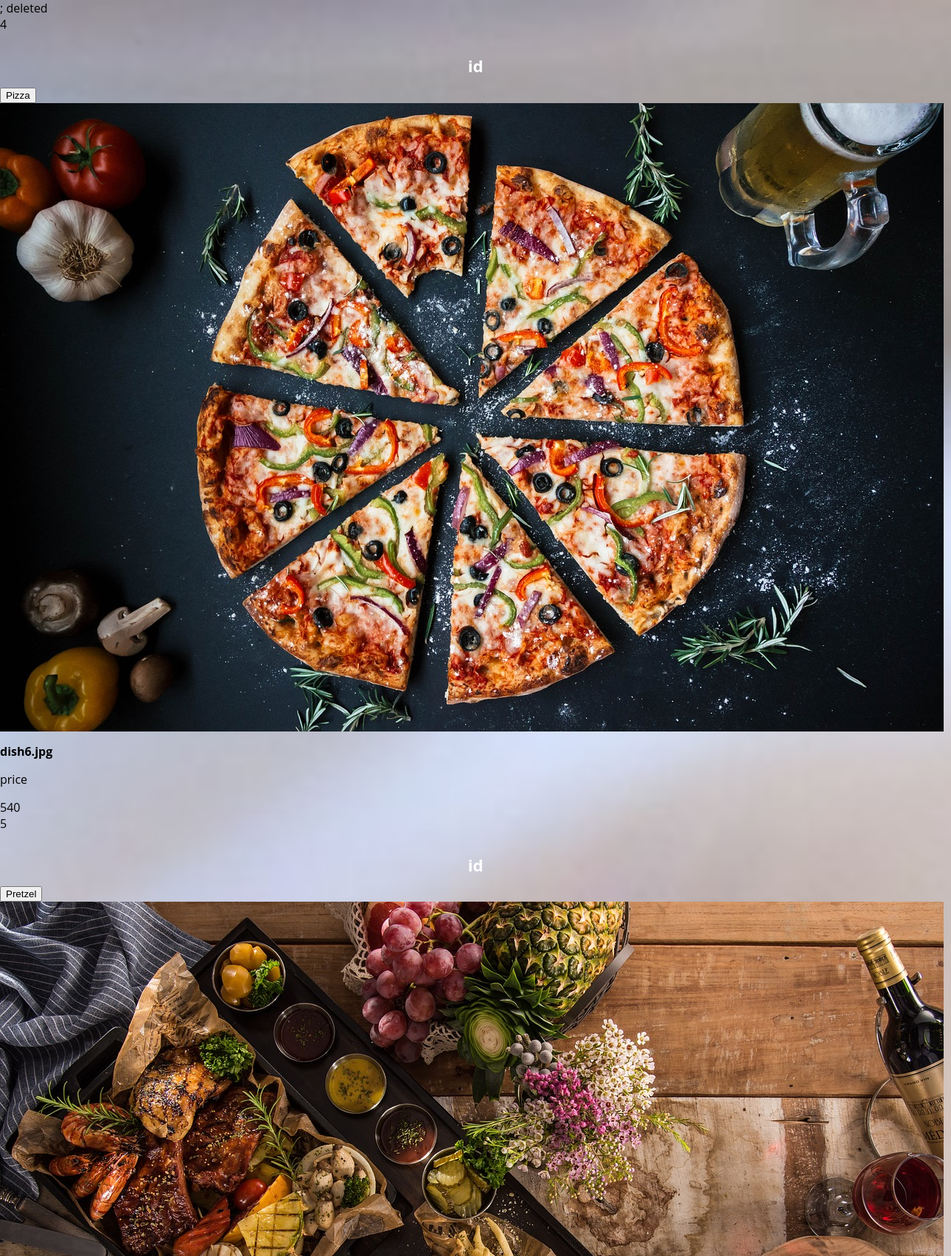
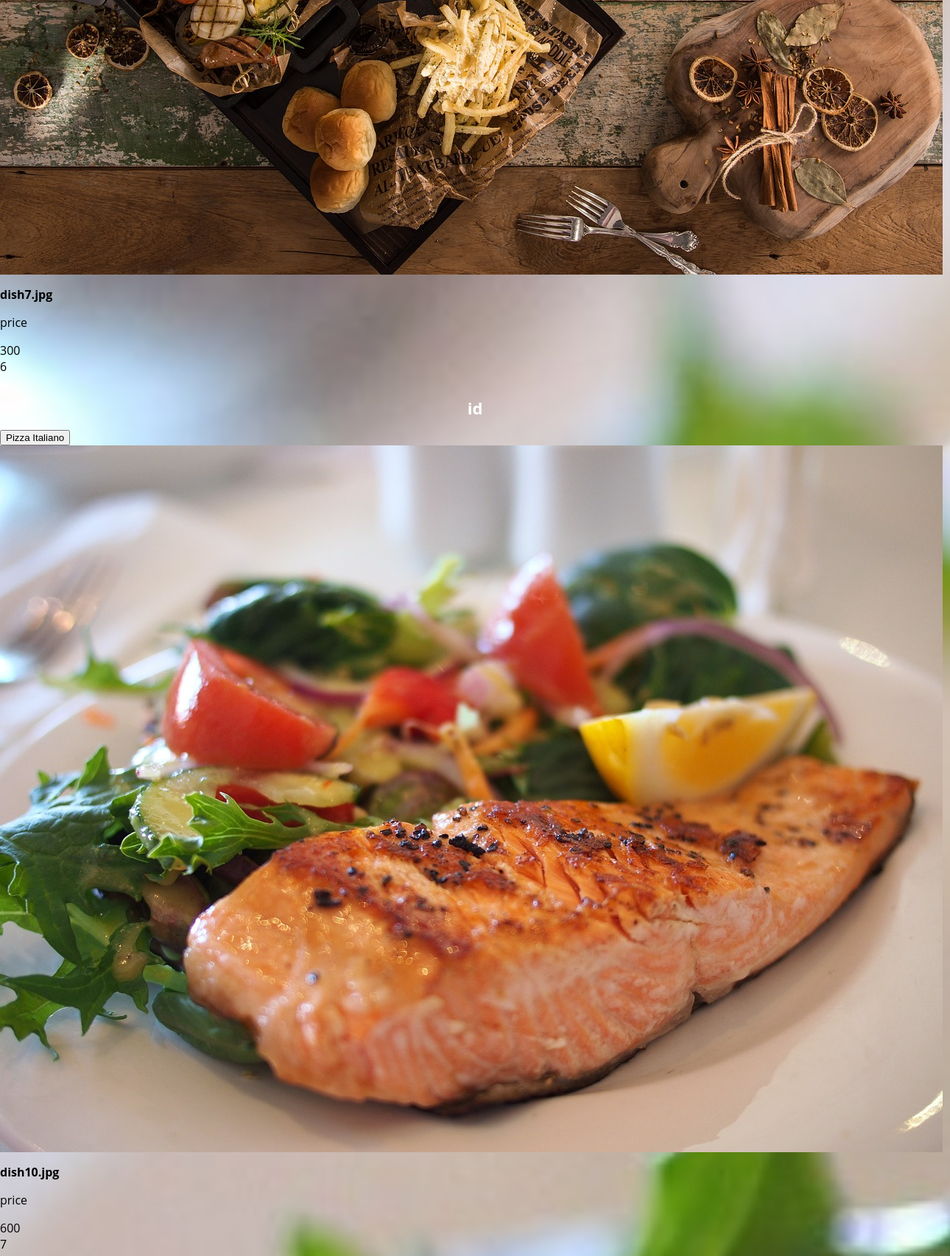
The page /foodmenu.php (upper part) on the database its author committed (2 pictures, top to bottom).
### tables this page shows
CREATE TABLE `foods` (
  `id` int(11) NOT NULL,
  `name` varchar(50) NOT NULL,
  `description` text NOT NULL,
  `price` double NOT NULL,
  `discount` int(11) NOT NULL,
  `image` varchar(20) NOT NULL
);

### foodmenu.php (the view, shortened to what this page needs)
<link rel="stylesheet" href="signup.css">;
<?php
require 'dbconnect.php';
?>
<?php
     $sql="delete * from foods where name='burger'";
     $delete=mysqli_query($conn,$sql);
     if($delete)
     {
         echo "deleted";
     }
   ?>
<?php
$sql="select * from foods";
   $result=mysqli_query($conn,$sql);
while($row=mysqli_fetch_assoc($result))
{
?>
  <div><?php echo $row["id"]?><h1>id</h1></div>
  <div><input type="submit" name="fd" value="<?php echo $row["name"]?>"></div>
  <div class="img-block">
        <img src="<?php echo $row["image"]; ?>" alt="" />
        <p><strong><?php echo $row["image"]; ?></strong></p>
        </div>
   <div><p>price</P> <?php echo $row["price"]?></div>
   <?php }?>

### css/signup.css (style rules this page uses)
h1 { text-align: center; font-size: 22px; color: #fff; margin-top: 30px; }

### rows shown on the page
foods: id "4", fd "Pizza", image (picture), image "dish6.jpg", price "540"
foods: id "5", fd "Pretzel", image (picture), image "dish7.jpg", price "300"
foods: id "6", fd "Pizza Italiano", image (picture), image "dish10.jpg", price "600"
foods: id "7"
